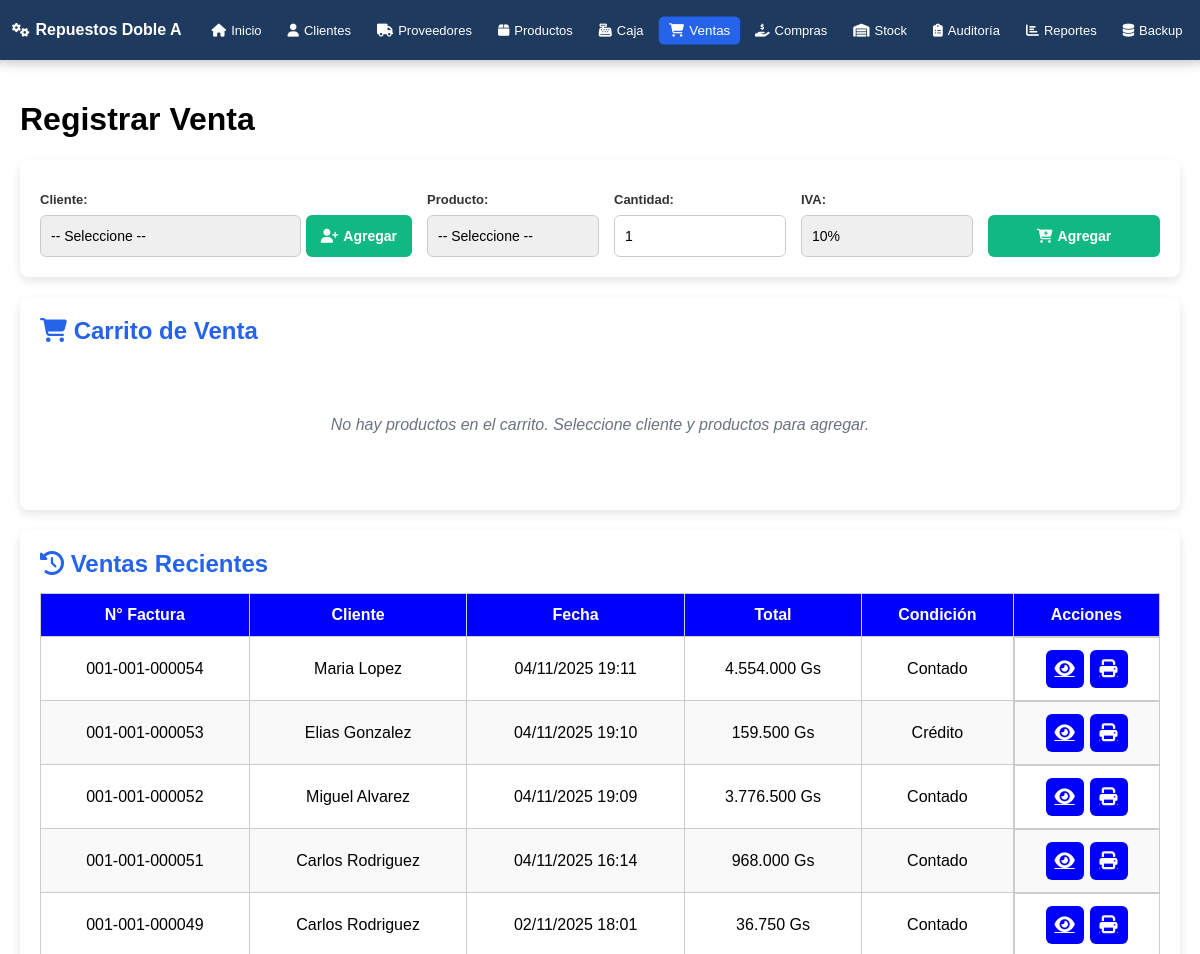
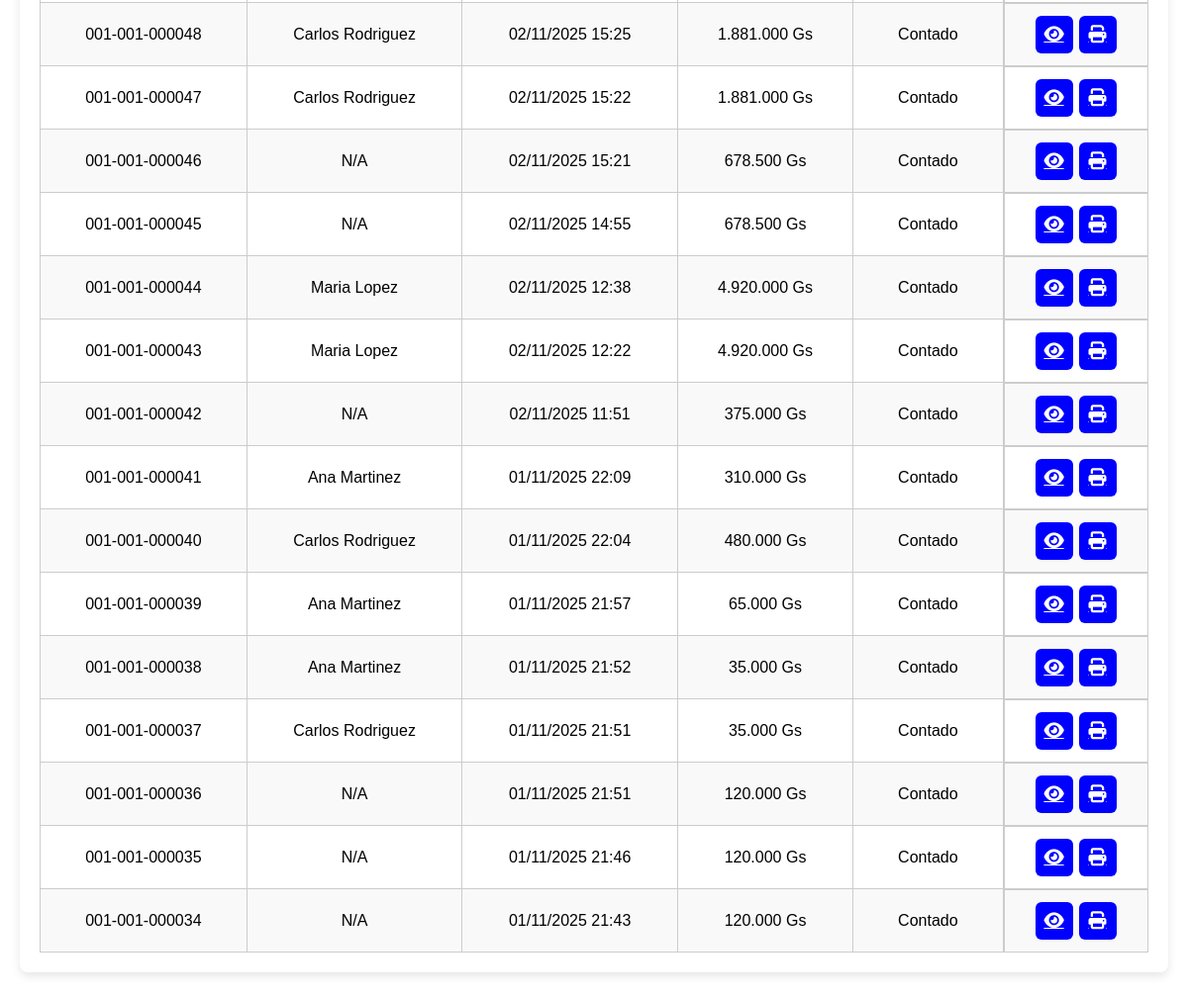
Before: /modulos/ventas/ventas.php (signed in) with the older database file (2 pictures, top to bottom).
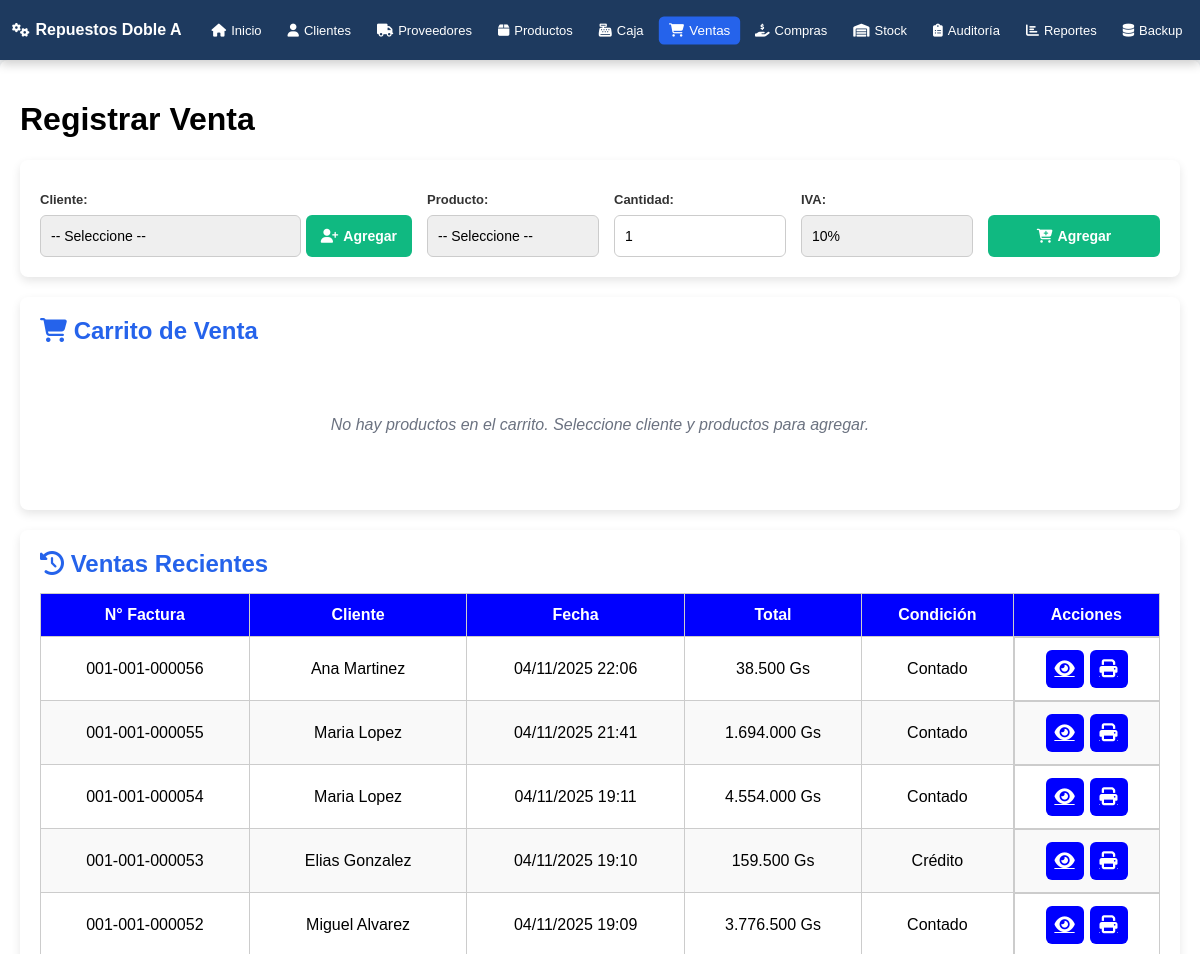
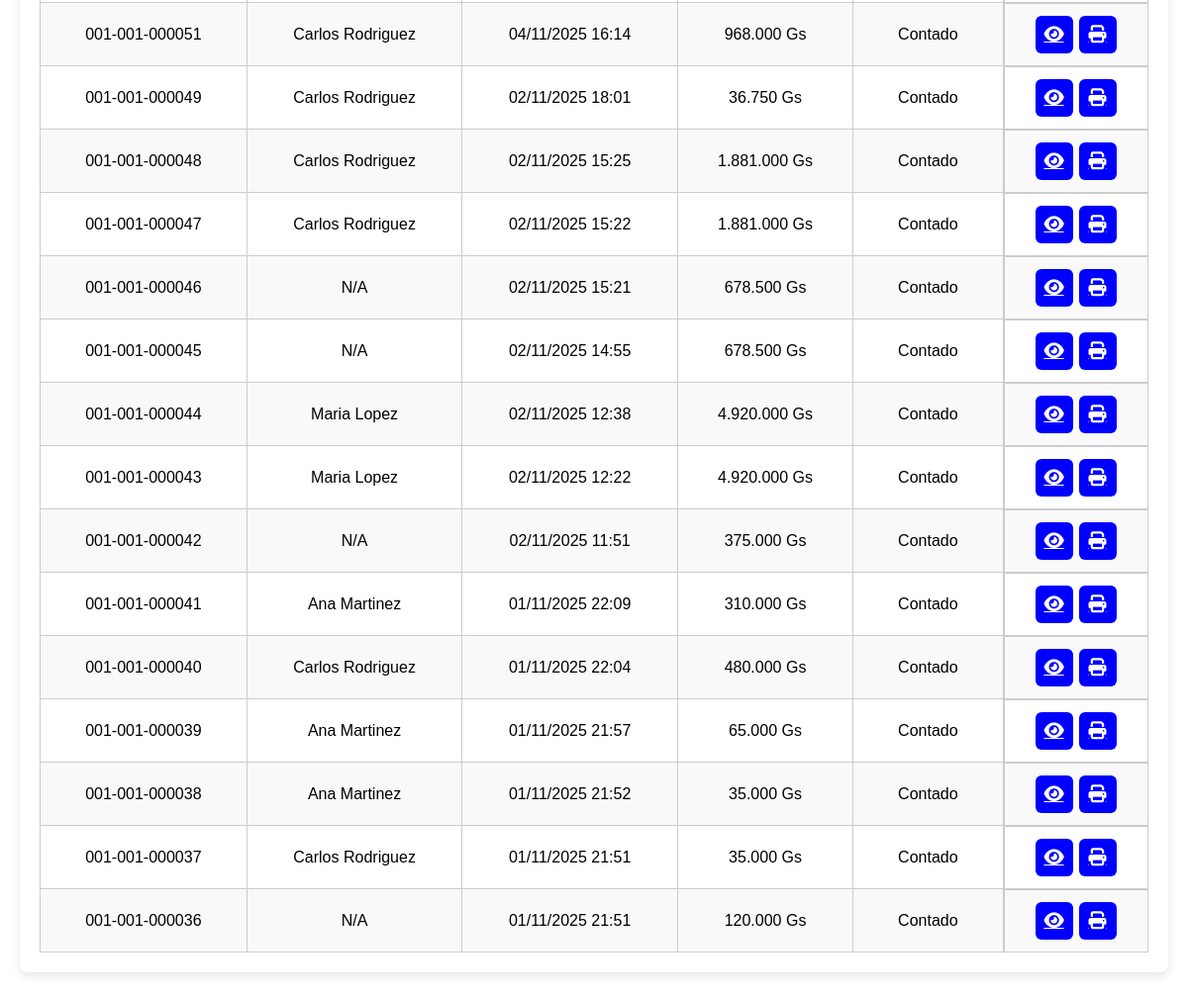
After: the same page with the newer database file (2 pictures, top to bottom).
### tables this page shows
CREATE TABLE `cabecera_factura_ventas` (
  `id` int(11) NOT NULL AUTO_INCREMENT,
  `numero_factura` varchar(20) NOT NULL,
  `condicion_venta` enum('Contado','Crédito') NOT NULL,
  `forma_pago` enum('Efectivo','Tarjeta','Transferencia') NOT NULL,
  `fecha_hora` datetime DEFAULT CURRENT_TIMESTAMP,
  `cliente_id` int(11) NOT NULL,
  `monto_total` decimal(15,2) NOT NULL,
  `timbrado` varchar(20) DEFAULT '',
  `inicio_vigencia` date DEFAULT NULL,
  `fin_vigencia` date DEFAULT NULL,
  `anulada` tinyint(1) DEFAULT '0',
  `fecha_anulacion` datetime DEFAULT NULL,
  `usuario_anulacion_id` int(11) DEFAULT NULL,
  `motivo_anulacion` text,
  PRIMARY KEY (`id`),
  UNIQUE KEY `idx_numero_factura_unique` (`numero_factura`),
  UNIQUE KEY `idx_timbrado_unique` (`timbrado`),
  KEY `cliente_id` (`cliente_id`)
);

CREATE TABLE `clientes` (
  `id` int(11) NOT NULL AUTO_INCREMENT,
  `nombre` varchar(100) NOT NULL,
  `apellido` varchar(100) DEFAULT NULL,
  `ruc` varchar(20) DEFAULT NULL,
  `telefono` varchar(50) DEFAULT NULL,
  `email` varchar(100) DEFAULT NULL,
  `direccion` varchar(255) DEFAULT NULL,
  `created_at` timestamp NOT NULL DEFAULT CURRENT_TIMESTAMP,
  PRIMARY KEY (`id`)
);

### modulos/ventas/ventas.php (the view, shortened to what the changed rows need)
<?php
$base_path = $_SERVER['DOCUMENT_ROOT'] . '/repuestos/';
include $base_path . 'includes/auth.php';
include $base_path . 'includes/header.php';
$stmt_ventas_recientes = $pdo->query("SELECT fv.*, c.nombre, c.apellido
                                      FROM cabecera_factura_ventas fv
                                      LEFT JOIN clientes c ON fv.cliente_id = c.id
                                      WHERE (fv.anulada = 0 OR fv.anulada IS NULL)
                                      ORDER BY fv.fecha_hora DESC
                                      LIMIT 20");
$ventas_recientes = $stmt_ventas_recientes->fetchAll();
?>
<div class="container tabla-responsive">
    <h1>Registrar Venta</h1>
    <div class="carrito-container">
        <h2><i class="fas fa-shopping-cart"></i> Carrito de Venta</h2>
    </div>
    <div class="ventas-recientes-container">
        <h2><i class="fas fa-history"></i> Ventas Recientes</h2>
        <div class="table-responsive-inline">
            <table class="crud-table">
                <thead>
                    <tr>
                        <th>N° Factura</th>
                        <th>Cliente</th>
                        <th>Fecha</th>
                        <th>Total</th>
                        <th>Condición</th>
                        <th>Acciones</th>
                    </tr>
                </thead>
                <tbody>
                <?php if($ventas_recientes && count($ventas_recientes) > 0): ?>
                    <?php foreach($ventas_recientes as $venta): ?>
                        <tr>
                            <td><?= htmlspecialchars($venta['numero_factura']) ?></td>
                            <td><?= htmlspecialchars((isset($venta['nombre']) ? $venta['nombre'] : '') . ' ' . (isset($venta['apellido']) && $venta['apellido'] ? $venta['apellido'] : 'N/A')) ?></td>
                            <td><?= date('d/m/Y H:i', strtotime($venta['fecha_hora'])) ?></td>
                            <td><?= number_format($venta['monto_total'],0,',','.') ?> Gs</td>
                            <td><?= htmlspecialchars($venta['condicion_venta']) ?></td>
                            <td class="acciones">
                                <a href="/repuestos/modulos/ventas/ver_factura.php?id=<?= $venta['id'] ?>" class="btn btn-edit" data-tooltip="Ver" target="_blank">
                                    <i class="fas fa-eye"></i>
                                </a>
                                <a href="/repuestos/modulos/ventas/imprimir_factura.php?id=<?= $venta['id'] ?>" class="btn btn-edit" data-tooltip="Imprimir" target="_blank">
                                    <i class="fas fa-print"></i>
                                </a>
                            </td>
                        </tr>
                    <?php endforeach; ?>
                <?php else: ?>
                    <tr><td colspan="6">No hay ventas recientes.</td></tr>
                <?php endif; ?>
                </tbody>
            </table>
        </div>
    </div>
</div>
<?php include $base_path . 'includes/footer.php'; ?>

Changed rows visible on the page:
no longer on this page (row unchanged): cabecera_factura_ventas: numero_factura "001-001-000035", apellido "N/A", fecha_hora "01/11/2025 21:46", monto_total "120.000", condicion_venta "Contado"
no longer on this page (row unchanged): cabecera_factura_ventas: numero_factura "001-001-000034", apellido "N/A", fecha_hora "01/11/2025 21:43", monto_total "120.000", condicion_venta "Contado"
added cabecera_factura_ventas: numero_factura "001-001-000056", cliente.apellido "Ana Martinez", fecha_hora "04/11/2025 22:06", monto_total "38.500", condicion_venta "Contado"
added cabecera_factura_ventas: numero_factura "001-001-000055", cliente.apellido "Maria Lopez", fecha_hora "04/11/2025 21:41", monto_total "1.694.000", condicion_venta "Contado"
